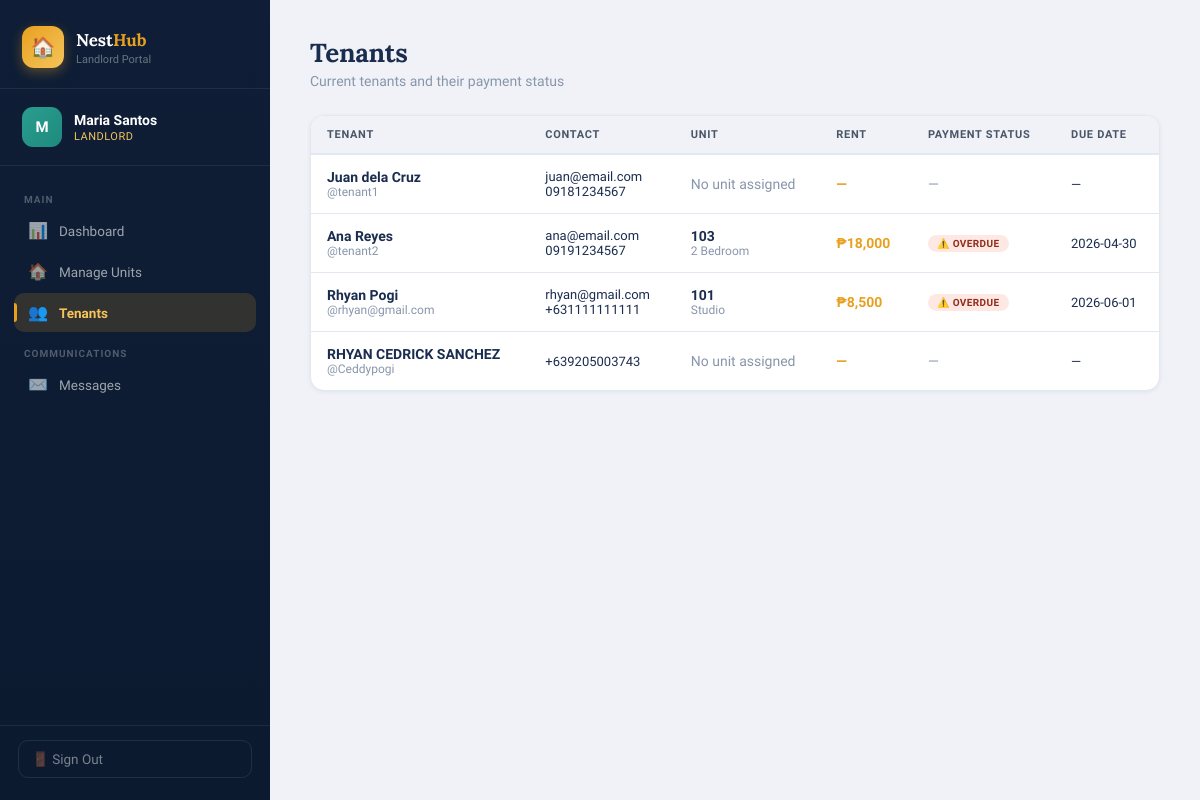
The app's page /landlord/tenants (signed in) with its own data.
### tables this page shows
CREATE TABLE user (
        id INTEGER PRIMARY KEY AUTOINCREMENT,
        username TEXT UNIQUE NOT NULL,
        password TEXT NOT NULL,
        role TEXT NOT NULL,
        full_name TEXT NOT NULL,
        email TEXT,
        phone TEXT,
        created_at TEXT DEFAULT (datetime('now'))
    );

CREATE TABLE unit (
        id INTEGER PRIMARY KEY AUTOINCREMENT,
        unit_number TEXT UNIQUE NOT NULL,
        floor INTEGER NOT NULL,
        unit_type TEXT NOT NULL,
        monthly_rent REAL NOT NULL,
        description TEXT,
        amenities TEXT,
        is_occupied INTEGER DEFAULT 0,
        tenant_id INTEGER REFERENCES user(id),
        occupancy_start TEXT,
        monthly_due_day INTEGER DEFAULT 1,
        created_at TEXT DEFAULT (datetime('now'))
    );

CREATE TABLE rent_record (
        id INTEGER PRIMARY KEY AUTOINCREMENT,
        unit_id INTEGER NOT NULL REFERENCES unit(id),
        tenant_id INTEGER NOT NULL REFERENCES user(id),
        amount REAL NOT NULL,
        due_date TEXT NOT NULL,
        paid_date TEXT,
        is_paid INTEGER DEFAULT 0,
        month_year TEXT NOT NULL,
        notes TEXT,
        created_at TEXT DEFAULT (datetime('now'))
    );

### views.py (the view)
@main_bp.route('/landlord/tenants')
@login_required(role='landlord')
def landlord_tenants():
    uid = session['user_id']
    conn = get_db()
    user = row_to_dict(conn.execute("SELECT * FROM user WHERE id=?", (uid,)).fetchone())
    tenants = [row_to_dict(r) for r in conn.execute(
        "SELECT u.*, un.id as unit_id, un.unit_number, un.unit_type, un.monthly_rent FROM user u LEFT JOIN unit un ON un.tenant_id=u.id WHERE u.role='tenant'").fetchall()]
    rent_statuses = {}
    for t in tenants:
        if t['unit_id']:
            rr = row_to_dict(conn.execute(
                "SELECT * FROM rent_record WHERE unit_id=? AND tenant_id=? ORDER BY due_date DESC LIMIT 1",
                (t['unit_id'], t['id'])).fetchone())
            if rr:
                status = get_rent_status(rr['due_date'], rr['is_paid'])
                label, color = get_rent_status_label(status)
                rent_statuses[t['id']] = {'status': status, 'label': label, 'color': color, 'record': rr}
    unread_msgs = get_unread_msgs(uid)
    conn.close()
    return render_template('landlord_tenants.html', user=user, tenants=tenants,
        rent_statuses=rent_statuses, unread_msgs=unread_msgs)

### models.py (called while the page is built)
def get_db():
    conn = sqlite3.connect(DB_PATH)
    conn.row_factory = sqlite3.Row
    conn.execute("PRAGMA foreign_keys = ON")
    return conn

### utils.py (called while the page is built)
def get_rent_status(due_date_str, is_paid):
    if is_paid:
        return 'paid'
    due = date.fromisoformat(due_date_str)
    today = date.today()
    diff = (due - today).days
    if diff < 0:
        return 'overdue'
    elif diff <= 5:
        return 'due_soon'
    else:
        return 'upcoming'

def get_rent_status_label(status):
    labels = {
        'paid': ('Paid', 'success'),
        'overdue': ('OVERDUE', 'danger'),
        'due_soon': ('Due Soon', 'warning'),
        'upcoming': ('Upcoming', 'info'),
    }
    return labels.get(status, ('Unknown', 'secondary'))

### views.py (called while the page is built)
def login_required(role=None):
    def decorator(f):
        @wraps(f)
        def wrapped(*args, **kwargs):
            uid = session.get('user_id')
            if not uid:
                flash('Please log in.', 'warning')
                return redirect(url_for('main.login'))
            if role and session.get('user_role') != role:
                flash('Access denied.', 'danger')
                return redirect(url_for('main.login'))
            return f(*args, **kwargs)
        return wrapped
    return decorator

def row_to_dict(row):
    return dict(row) if row else None

def get_unread_msgs(uid):
    conn = get_db()
    n = conn.execute("SELECT COUNT(*) FROM message WHERE receiver_id=? AND is_read=0", (uid,)).fetchone()[0]
    conn.close()
    return n

### templates/landlord_tenants.html (shortened to what this page needs)
{% extends 'base.html' %}
{% from 'sidebar.html' import landlord_sidebar %}
{% block body %}
<div class="app-wrapper">
  {{ landlord_sidebar(user, 'tenants', unread_msgs) }}
  <main class="main-content">
    <div class="page-header">
      <h1>Tenants</h1>
      <p>Current tenants and their payment status</p>
    </div>
    {% if tenants %}
    <div class="table-wrapper">
      <table>
        <thead>
          <tr>
            <th>Tenant</th>
            <th>Contact</th>
            <th>Unit</th>
            <th>Rent</th>
            <th>Payment Status</th>
            <th>Due Date</th>
          </tr>
        </thead>
        <tbody>
          {% for tenant in tenants %}
          <tr>
            <td>
              <div style="font-weight:700;color:var(--navy);">{{ tenant.full_name }}</div>
              <div style="font-size:12px;color:var(--text-muted);">@{{ tenant.username }}</div>
            </td>
            <td style="font-size:13px;">
              {% if tenant.email %}<div>{{ tenant.email }}</div>{% endif %}
              {% if tenant.phone %}<div>{{ tenant.phone }}</div>{% endif %}
            </td>
            <td>
              {% if tenant.unit_number %}
                <strong>{{ tenant.unit_number }}</strong>
                <div style="font-size:12px;color:var(--text-muted);">{{ tenant.unit_type }}</div>
              {% else %}
                <span style="color:var(--text-muted);">No unit assigned</span>
              {% endif %}
            </td>
            <td style="font-weight:700;color:var(--gold);">
              {% if tenant.monthly_rent %}₱{{ "{:,.0f}".format(tenant.monthly_rent) }}{% else %}—{% endif %}
            </td>
            <td>
              {% if tenant.id in rent_statuses %}
                {% set rs = rent_statuses[tenant.id] %}
                <span class="unit-badge badge-{{ rs.status.replace('_','-') }}" style="position:static;display:inline-block;">
                  {% if rs.status == 'overdue' %}⚠️ {% elif rs.status == 'due_soon' %}⏰ {% elif rs.status == 'paid' %}✅ {% endif %}
                  {{ rs.label }}
                </span>
              {% else %}
                <span style="color:var(--text-muted);">—</span>
              {% endif %}
            </td>
            <td style="font-size:13px;">
              {% if tenant.id in rent_statuses %}
                {{ rent_statuses[tenant.id].record.due_date }}
              {% else %}—{% endif %}
            </td>
          </tr>
          {% endfor %}
        </tbody>
      </table>
    </div>
    {% endif %}
  </main>
</div>
{% endblock %}

### templates/sidebar.html (shortened to what this page needs)
{% macro landlord_sidebar(user, active, unread_msgs=0) %}
<aside class="sidebar">
  <div class="sidebar-brand">
    <div class="logo-row">
      <div class="logo-box">🏠</div>
      <div>
        <h2>Nest<span>Hub</span></h2>
        <p>Landlord Portal</p>
      </div>
    </div>
  </div>
  <div class="sidebar-user">
    <div class="user-avatar">{{ user.full_name[0] }}</div>
    <div>
      <div class="user-name">{{ user.full_name }}</div>
      <div class="user-role gold">Landlord</div>
    </div>
  </div>
  <nav class="sidebar-nav">
    <div class="nav-section-label">Main</div>
    <a href="{{ url_for('main.landlord_dashboard') }}" class="nav-item {% if active == 'dashboard' %}active{% endif %}">
      <span class="nav-icon">📊</span> Dashboard
    </a>
    <a href="{{ url_for('main.landlord_units') }}" class="nav-item {% if active == 'units' %}active{% endif %}">
      <span class="nav-icon">🏠</span> Manage Units
    </a>
    <a href="{{ url_for('main.landlord_tenants') }}" class="nav-item {% if active == 'tenants' %}active{% endif %}">
      <span class="nav-icon">👥</span> Tenants
    </a>
    <div class="nav-section-label">Communications</div>
    <a href="{{ url_for('main.landlord_messages') }}" class="nav-item {% if active == 'messages' %}active{% endif %}">
      <span class="nav-icon">✉️</span> Messages
    </a>
  </nav>
  <div class="sidebar-footer">
    <a href="{{ url_for('main.logout') }}" class="logout-btn">🚪 Sign Out</a>
  </div>
</aside>
{% endmacro %}

### records on screen
user: full_name "M", full_name "Maria Santos"
user: full_name "Juan dela Cruz", username "tenant1", email "juan@email.com", phone "09181234567", shows "No unit assigned"
unit: full_name "Ana Reyes", username "tenant2", email "ana@email.com", phone "09191234567", unit_number "103", unit_type "2 Bedroom", monthly_rent "18,000", label "OVERDUE"
rent_record: due_date "2026-04-30"
unit: full_name "Rhyan Pogi", username "rhyan@gmail.com", email "rhyan@gmail.com", phone "+631111111111", unit_number "101", unit_type "Studio", monthly_rent "8,500", label "OVERDUE"
rent_record: due_date "2026-06-01"
user: full_name "RHYAN CEDRICK SANCHEZ", username "Ceddypogi", phone "+639205003743", shows "No unit assigned"
